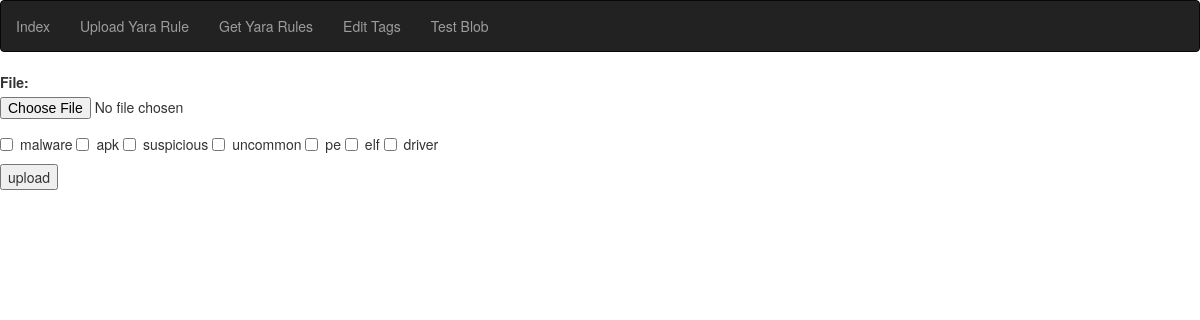
The app's page /uploadRule/ with its own data.
### ruleManager/models.py (models this page shows)
class TagModel(models.Model):
    tag = models.CharField(max_length=128, unique=True)

### ruleManager/views.py (the view)
# urls.py: path('uploadRule/', views.upload_rule, name='upload_rule'),
def upload_rule(request):
    tags = TagModel.objects.all()
    if request.method == 'POST':
        form = UploadFileForm(request.POST, request.FILES)
        file = FileUploader(request.FILES['file'],'./ruleManager/rules/'+request.FILES['file'].name)
        if form.is_valid():
            file.upload_file()
            yara = YaraRuleHandler(file.get_path())
            if yara.test_compilation() == False:
                if file.file_exist() == False:
                    file.delete_file()
                return render(request, 'ruleManager/uploadRule.html', {'form': form, 'tags': tags, 'response': 'Rules can\'t compile'})
            else:
                if file.file_exist():
                    return render(request, 'ruleManager/uploadRule.html', {'form': form, 'tags': tags, 'response': 'file is overwritten'})
                else:
                    try:
                        saveToModel = YaraRuleModel(path =file.get_path(), name = file.get_name())
                        saveToModel.save()
                        tagArray = request.POST.copy()
                        for tag in tagArray.pop('tag'):
                            ruleTagInstance = RulesTagsModel(rule = saveToModel, tag = TagModel.objects.get(id = tag))
                            ruleTagInstance.save()
                        return render(request, 'ruleManager/uploadRule.html', {'form': form,'tags': tags, 'response': 'file is uploaded'})
                    except Exception as e:
                        file.delete_file()
                        return render(request, 'ruleManager/uploadRule.html', {'form': form,'tags': tags, 'response': e})
    else:
        form = UploadFileForm()
    return render(request, 'ruleManager/uploadRule.html', {'form': form, 'tags': tags})

### ruleManager/forms.py
class UploadFileForm(forms.Form):
    file = forms.FileField()

### ruleManager/templates/ruleManager/uploadRule.html (shortened to what this page needs)
{% include "ruleManager/navBar.html" %}
<form method="post" action="{% url 'upload_rule'%}" enctype="multipart/form-data">
<div class="form-group">
    {{ form }}
</div>
<div class="checkbox">
    {% for tag in tags %}
            <label><input type="checkbox" id="{{tag.id}}" name="tag" value="{{tag.id}}">{{tag.tag}}</label>
    {% endfor %}
</div>
<input type="submit" value="upload" />
</form>

### records on screen
TagModel: tag "malware"
TagModel: tag "apk"
TagModel: tag "suspicious"
TagModel: tag "uncommon"
TagModel: tag "pe"
TagModel: tag "elf"
TagModel: tag "driver"
